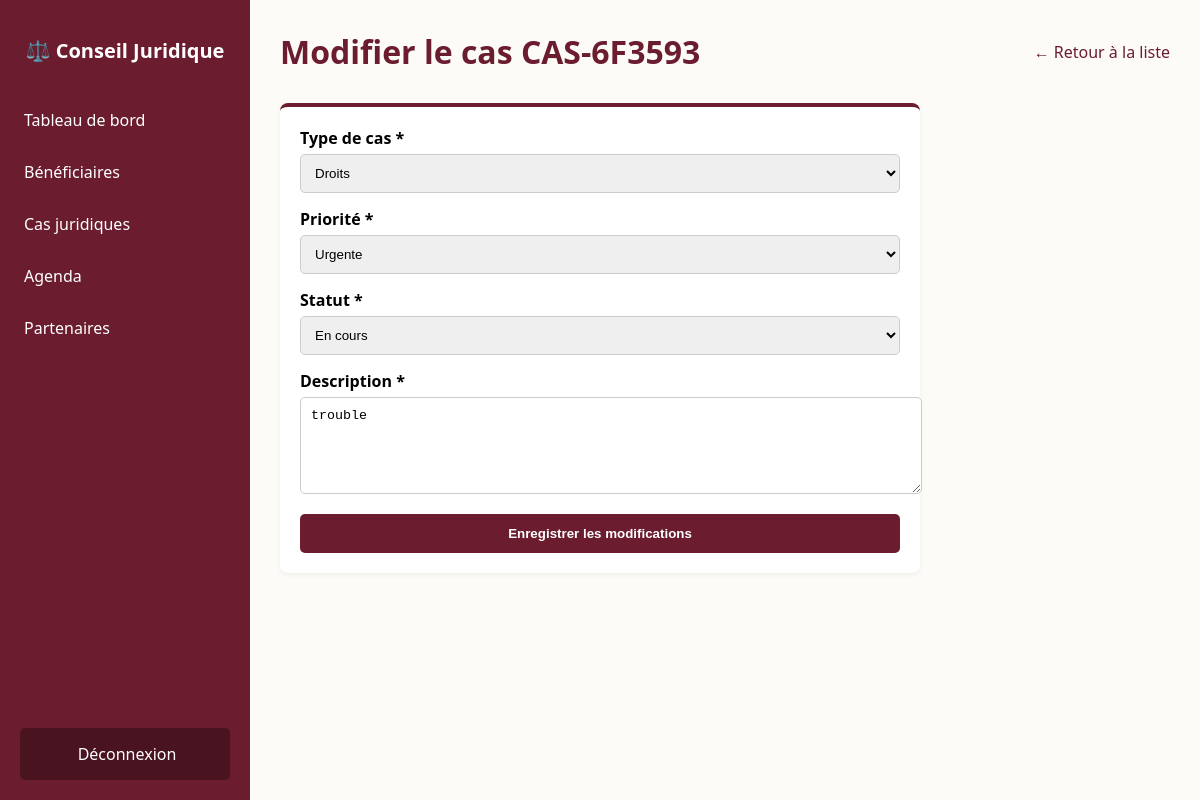
The app's page /cas-juridiques/modifier/12/ with its own data.
### core/models.py (models this page shows, shortened)
class Cas(models.Model):
    TYPE_CHOICES = [
        ('DROITS', 'Droits'),
        ('ETAT_CIVIL', 'État civil'),
        ('FONCIER', 'Foncier'),
        ('VIOLENCES', 'Violences'),
        ('AUTRE', 'Autre'),
    ]
    STATUT_CHOICES = [
        ('NOUVEAU', 'Nouveau'),
        ('EN_COURS', 'En cours'),
        ('ORIENTE', 'Orienté'),
        ('EN_ATTENTE', 'En attente'),
        ('RESOLU', 'Résolu'),
        ('CLOTURE', 'Clôturé'),
    ]
    PRIORITE_CHOICES = [
        ('NORMALE', 'Normale'),
        ('URGENTE', 'Urgente'),
    ]
    beneficiaire = models.ForeignKey(Beneficiaire, on_delete=models.CASCADE, related_name='cas')
    reference = models.CharField(max_length=50, unique=True, blank=True)
    type_cas = models.CharField(max_length=20, choices=TYPE_CHOICES, default='AUTRE')
    description = models.TextField()
    statut = models.CharField(max_length=20, choices=STATUT_CHOICES, default='NOUVEAU')
    priorite = models.CharField(max_length=20, choices=PRIORITE_CHOICES, default='NORMALE')
    date_ouverture = models.DateTimeField(auto_now_add=True)
    date_cloture = models.DateTimeField(blank=True, null=True)
    juriste = models.ForeignKey(User, on_delete=models.SET_NULL, null=True, blank=True)
    est_supprime = models.BooleanField(default=False)

### core/views.py (the view, shortened to what this page needs)
# urls.py: path('cas-juridiques/modifier/<int:id>/', views.modifier_cas_view, name='modifier_cas'),
def modifier_cas_view(request, id):
    cas_obj = Cas.objects.get(id=id)
    return render(request, 'core/modifier_cas.html', {'cas': cas_obj})

### core/templates/core/modifier_cas.html (shortened to what this page needs)
{% extends 'core/base.html' %}
{% block content %}
    <div class="header">
        <h1>Modifier le cas {{ cas.reference }}</h1>
        <a href="{% url 'cas_juridiques' %}" style="color: #6B1D2F; text-decoration: none;">← Retour à la liste</a>
    </div>
    <div class="card" style="width: 100%; max-width: 600px;">
        <form method="POST">
            <div style="margin-bottom: 15px;">
                <label style="display: block; margin-bottom: 5px; font-weight: bold;">Type de cas *</label>
                <select name="type_cas" required style="width: 100%; padding: 10px; border: 1px solid #ccc; border-radius: 5px;">
                    <option value="DROITS" {% if cas.type_cas == 'DROITS' %}selected{% endif %}>Droits</option>
                </select>
            </div>
            <div style="margin-bottom: 15px;">
                <label style="display: block; margin-bottom: 5px; font-weight: bold;">Priorité *</label>
                <select name="priorite" required style="width: 100%; padding: 10px; border: 1px solid #ccc; border-radius: 5px;">
                    <option value="URGENTE" {% if cas.priorite == 'URGENTE' %}selected{% endif %}>Urgente</option>
                </select>
            </div>
            <div style="margin-bottom: 15px;">
                <label style="display: block; margin-bottom: 5px; font-weight: bold;">Statut *</label>
                <select name="statut" required style="width: 100%; padding: 10px; border: 1px solid #ccc; border-radius: 5px;">
                    <option value="EN_COURS" {% if cas.statut == 'EN_COURS' %}selected{% endif %}>En cours</option>
                </select>
            </div>
            <div style="margin-bottom: 15px;">
                <label style="display: block; margin-bottom: 5px; font-weight: bold;">Description *</label>
                <textarea name="description" required rows="5" style="width: 100%; padding: 10px; border: 1px solid #ccc; border-radius: 5px;">{{ cas.description }}</textarea>
            </div>
            <button type="submit" style="background-color: #6B1D2F; color: white; padding: 12px 20px; border: none; border-radius: 5px; font-weight: bold; cursor: pointer; width: 100%;">
                Enregistrer les modifications
            </button>
        </form>
    </div>
{% endblock %}

### core/templates/core/base.html (style rules this page uses)
body { margin: 0; font-family: 'Segoe UI', sans-serif; display: flex; height: 100vh; background-color: #FDFBF7; }
.header { display: flex; justify-content: space-between; align-items: center; margin-bottom: 30px; }
.header h1 { color: #6B1D2F; margin: 0; }
.card { background: white; padding: 20px; border-radius: 8px; flex: 1; box-shadow: 0 2px 5px rgba(0,0,0,0.05); border-top: 4px solid #6B1D2F; }

### records on screen
Cas: reference "CAS-6F3593", type_cas "Droits", priorite "Urgente", statut "En cours", description "trouble"
